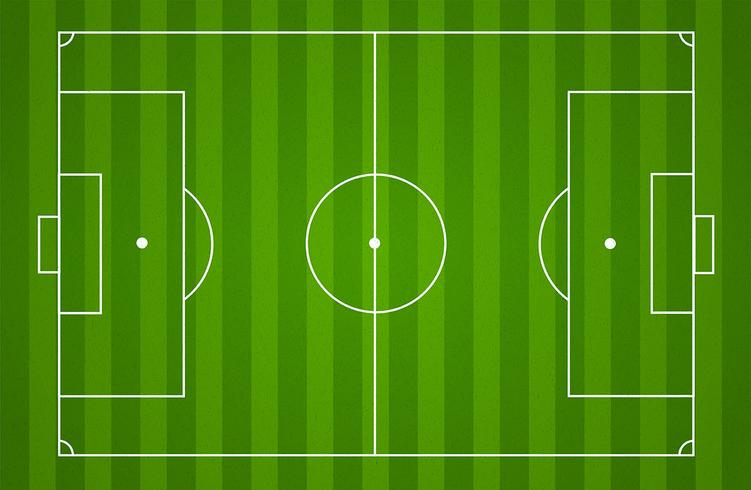
#> input picture design/Figma Design Example Charts/soccer-field.jpg, 751 x 490 px
$ jupyter execute footballer_performance_visualization.ipynb
#> lines starting #> are read from the running program, lines starting #| are printed output that depends on the picture
[cell 1]
import numpy as np
import matplotlib.pyplot as plt
import seaborn as sns
import cv2
from math import pi

[cell 2]
# Saha ölçülerine göre veri noktaları üret
np.random.seed(42)
x_coords = np.random.normal(50, 10, 500)
y_coords = np.random.normal(25, 8, 500)

# Futbol sahası resmi
field_img = cv2.imread("soccer-field.jpg")
#> field_img is the input picture: shape (490, 751, 3); mean B, G, R 9.9, 138, 73.3
field_img_rgb = cv2.cvtColor(field_img, cv2.COLOR_BGR2RGB)

# Isı haritası grafiği
plt.figure(figsize=(12, 8))
plt.imshow(field_img_rgb, extent=[0, 100, 0, 65])  # Saha sınırları resme göre ayarlanır
sns.kdeplot(x=x_coords, y=y_coords, cmap="Reds", alpha=0.6, fill=True)
plt.title("Valon Ethemi - 90 Minute Heatmap", fontsize=16, color="darkred")
plt.xlabel("Field Width")
plt.ylabel("Field Height")
plt.savefig("ValonEthemi_Heatmap.png", dpi=300, bbox_inches='tight')
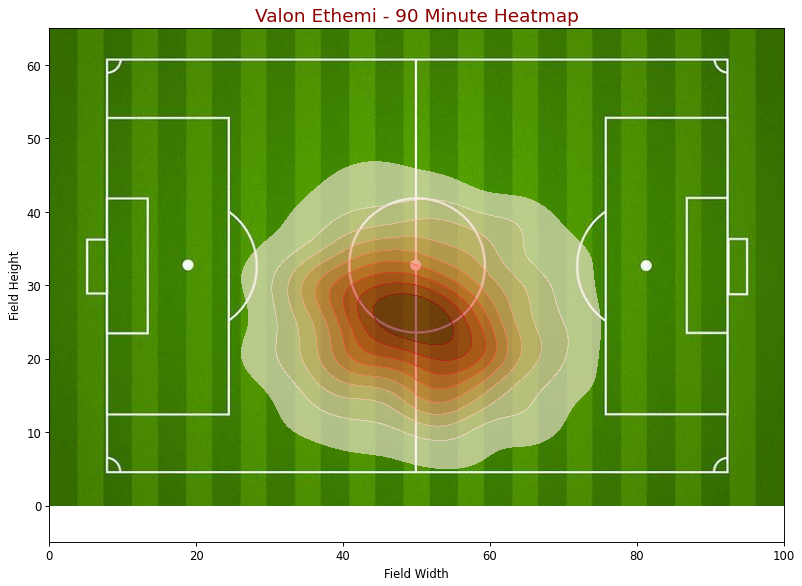
#> figure drawn by matplotlib, 1 panel
plt.show()

[cell 3]
import numpy as np
import matplotlib.pyplot as plt
import seaborn as sns
import cv2

# Saha ölçülerine göre veri noktaları üret
np.random.seed(42)

# Sol kanat ve orta saha pozisyonlarına yoğun veri üretimi
x_coords = np.concatenate([
    np.random.normal(175, 20, 300),  # Sol kanat yoğunluğu (320-430 arası)
    np.random.normal(400, 50, 200),   # Orta saha yoğunluğu (300-450 arası)
])
y_coords = np.concatenate([
    np.random.normal(150, 30, 300),   # Sol kanat y ekseni (200-250 arası)
    np.random.normal(250, 40, 200),   # Orta saha y ekseni (240-290 arası)
])

# Futbol sahası resmi
field_img = cv2.imread("soccer-field.jpg")
field_img_rgb = cv2.cvtColor(field_img, cv2.COLOR_BGR2RGB)

# Isı haritası grafiği
plt.figure(figsize=(12, 8))
plt.imshow(field_img_rgb, extent=[0, 751, 0, 490])  # Y ekseninin 0-490 olarak ayarlandığından emin olun

# Isı haritasını oluştur (sadece kırmızı tonları kullanarak)
sns.kdeplot(
    x=x_coords,
    y=y_coords,
    cmap="Reds",  # Sadece kırmızı tonları
    alpha=0.7,   # Şeffaflık
    fill=True,
    levels=60,
    thresh=0.01
)

# Oyuncu pozisyonu ikonu (örneğin, bir daire ile gösterelim)
plt.scatter(375, 220, color='red', s=200, alpha=0.6)  # Sol kanat
plt.scatter(375, 250, color='darkred', s=200, alpha=0.6)  # Orta saha

# Eksensiz görselleştirme
plt.axis('off')  # Eksenleri gizle

# Görselleştirmeyi kaydet
plt.savefig("ValonEthemi_Heatmap_Red_Professional.png", dpi=300, bbox_inches='tight')
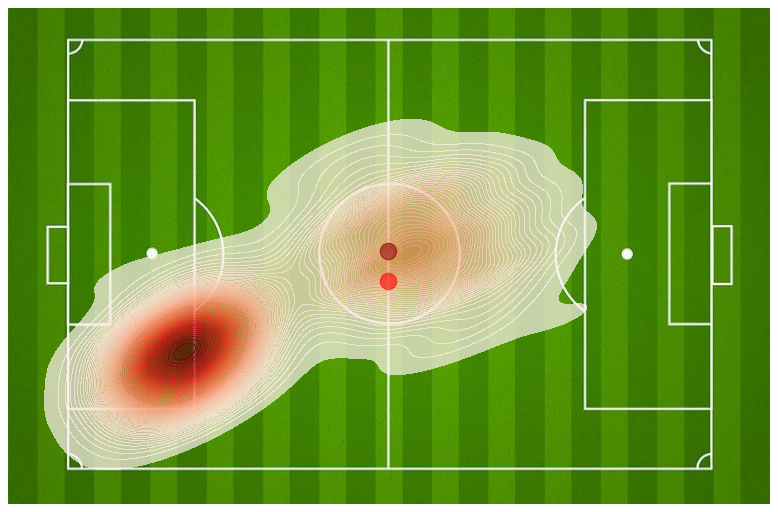
#> figure drawn by matplotlib, 1 panel
plt.show()

[cell 4]
import numpy as np
import matplotlib.pyplot as plt
from math import pi

# Performans verileri
stats = [
    "Speed", "Passing Accuracy", "Dribbling", "Stamina", "Shooting",
    "Defensive Actions", "Aerial Duels", "Ball Recoveries", "Tackles Won",
    "Interceptions", "Clearances", "Cross Accuracy", "Key Passes",
    "Shots on Target", "Distance Covered", "Possession Time"
]
values = [80, 88, 75, 90, 70, 65, 55, 60, 78, 82, 66, 74, 81, 69, 85, 72]
values += values[:1]  # Grafiği tamamlamak için ilk değer tekrar eklenir

# Açıları hesapla
angles = [n / float(len(stats)) * 2 * pi for n in range(len(stats))]
angles += angles[:1]

plt.figure(figsize=(10, 10))
ax = plt.subplot(111, polar=True)
ax.set_facecolor("white")

# Radar grafiği çizimi
plt.xticks(angles[:-1], stats, color="darkblue", size=10)
ax.plot(angles, values, color="royalblue", linewidth=2, linestyle='solid')
ax.fill(angles, values, color="lightblue", alpha=0.4)

# Başlık ve dosya kaydetme
plt.title("Valon Ethemi - Detailed Match Performance", fontsize=16, color="darkblue")
plt.savefig("ValonEthemi_DetailedRadarChart.png", dpi=300, bbox_inches='tight')
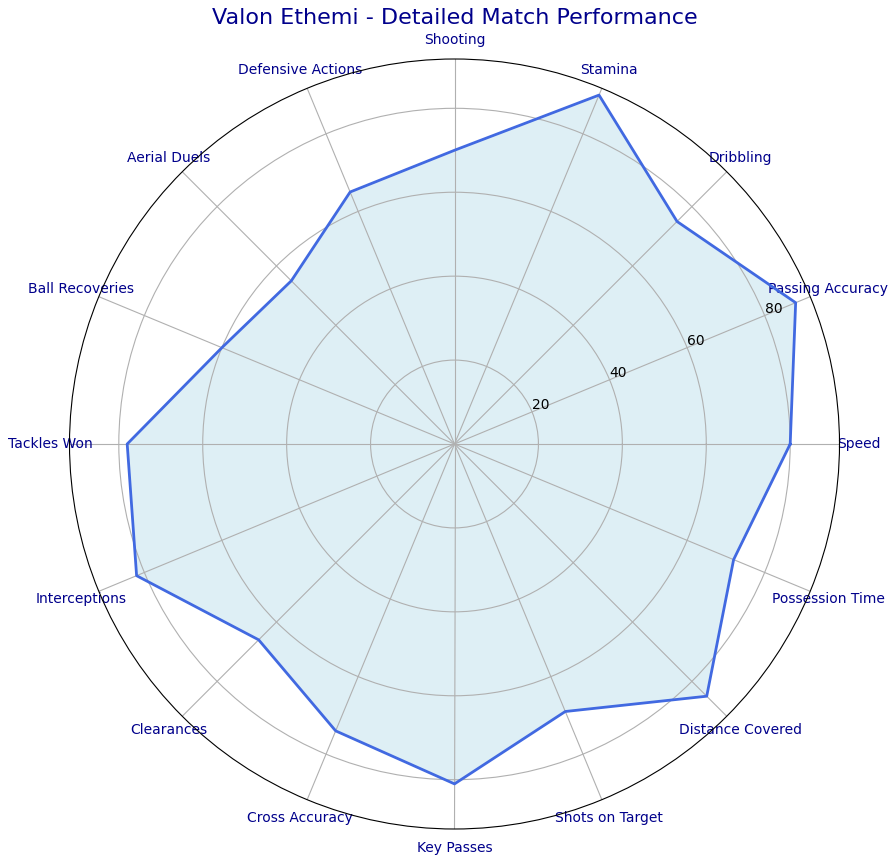
#> figure drawn by matplotlib, 1 panel
plt.show()

[cell 5]
periods = ["0-15", "15-30", "30-45", "45-60", "60-75", "75-90"]
distance_covered = [1100, 1400, 1250, 1600, 1350, 1450]

plt.figure(figsize=(10, 6))
plt.plot(periods, distance_covered, color="darkgreen", marker="o", linestyle="-", linewidth=2)
plt.fill_between(periods, distance_covered, color="lightgreen", alpha=0.3)
plt.xlabel("Time Period (minutes)")
plt.ylabel("Distance Covered (meters)")
plt.title("Valon Ethemi - Distance Covered per 15 Minutes", fontsize=14, color="darkgreen")
plt.grid(color='gray', linestyle='--', linewidth=0.5)
plt.savefig("ValonEthemi_DistanceCovered.png", dpi=300, bbox_inches='tight')
plt.show()

[cell 6]
time_periods = ["0-15", "15-30", "30-45", "45-60", "60-75", "75-90"]
possession_times = [5, 8, 7, 6, 7, 5]

plt.figure(figsize=(10, 6))
plt.bar(time_periods, possession_times, color="#FF6347", edgecolor="black")
plt.xlabel("Time Period (minutes)")
plt.ylabel("Possession Time (minutes)")
plt.title("Valon Ethemi - Possession Time per 15 Minutes", fontsize=14, color="darkred")
plt.grid(axis='y', color='gray', linestyle='--', linewidth=0.5)
plt.savefig("ValonEthemi_PossessionTime.png", dpi=300, bbox_inches='tight')
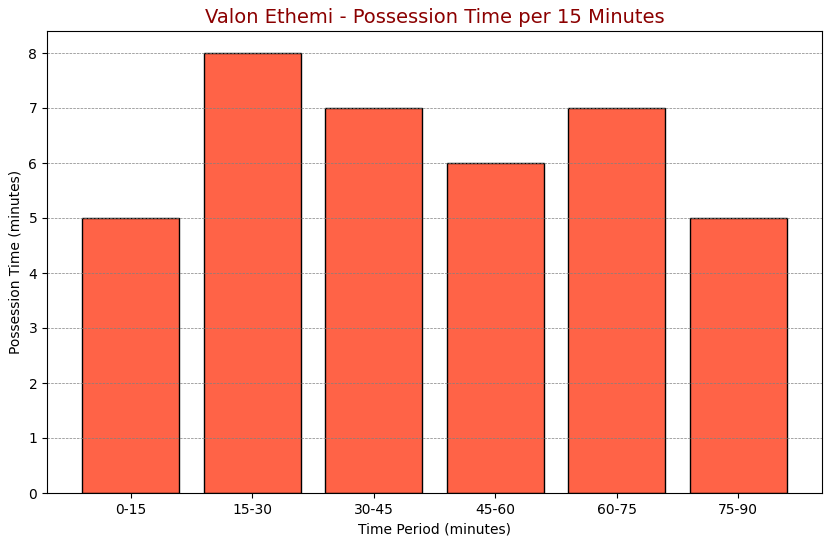
#> figure drawn by matplotlib, 1 panel; tallest bar 8 high, from x = 0.6 to 1.4
plt.show()

$ run again, with design/Figma Design Example Charts/ValonEthemi_AdjustedHeatmap.png saved as design/Figma Design Example Charts/soccer-field.jpg
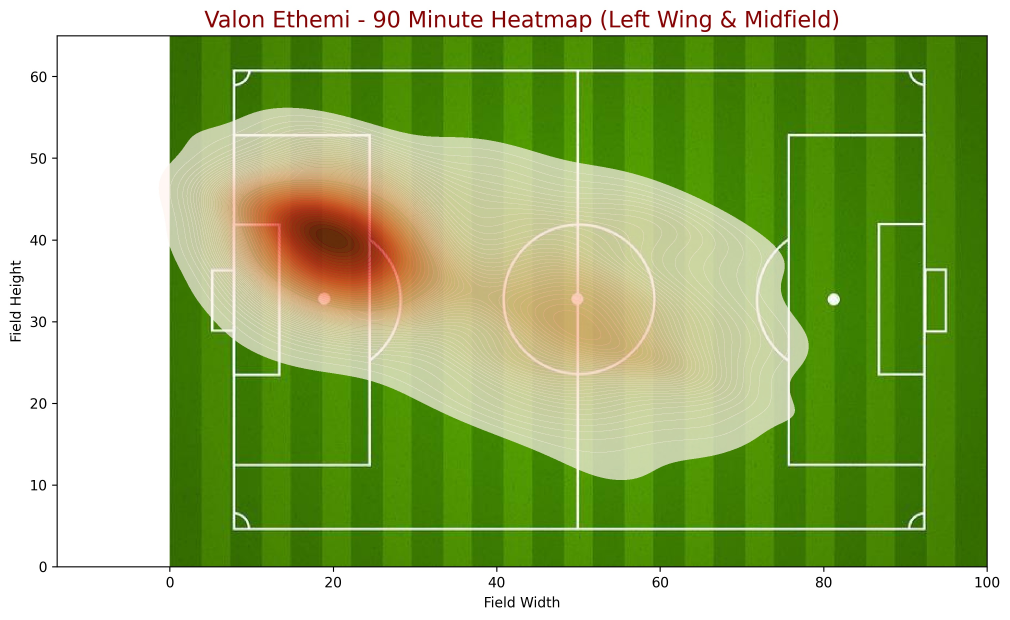
#> input picture design/Figma Design Example Charts/ValonEthemi_AdjustedHeatmap.png, 3030 x 1860 px (shown at 1/3 size)
#> field_img is the input picture: shape (1860, 3030, 3); mean B, G, R 117, 182.8, 159
#> `plt.savefig("ValonEthemi_Heatmap.png", dpi=300, bbox_inches='tight')`:
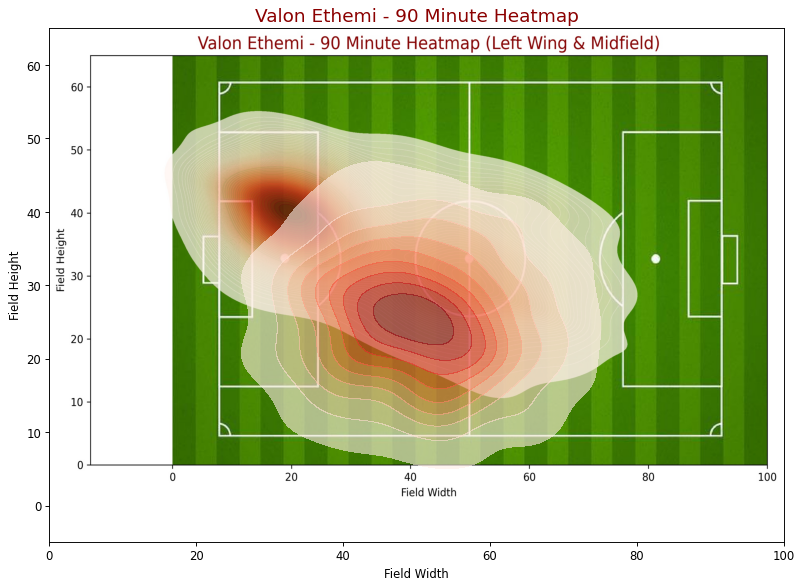
#> figure drawn by matplotlib, 1 panel
#> `plt.savefig("ValonEthemi_Heatmap_Red_Professional.png", dpi=300, bbox_..`:
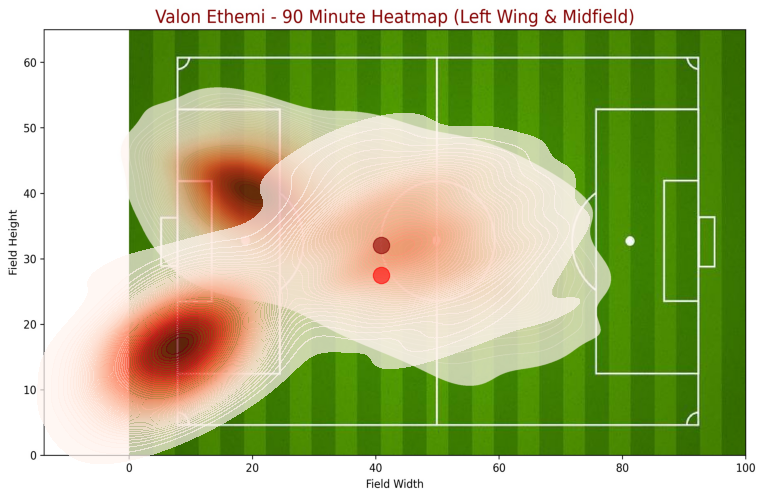
#> figure drawn by matplotlib, 1 panel
